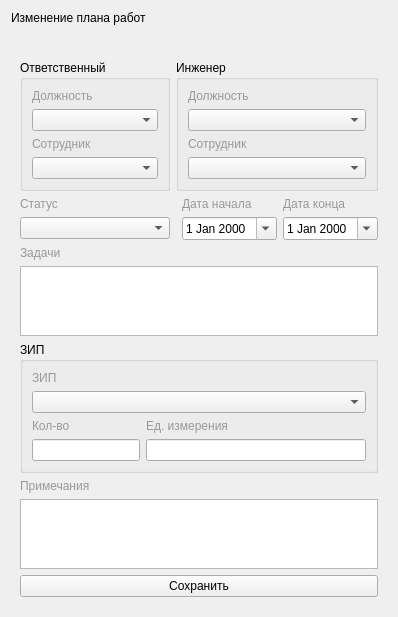
<?xml version="1.0" encoding="UTF-8"?>
<ui version="4.0">
 <class>updateWorkPlanForm</class>
 <widget class="QWidget" name="updateWorkPlanForm">
  <property name="geometry">
   <rect>
    <x>0</x>
    <y>0</y>
    <width>351</width>
    <height>453</height>
   </rect>
  </property>
  <property name="windowTitle">
   <string>Мультивендорная поддержка</string>
  </property>
  <layout class="QVBoxLayout" name="verticalLayout">
   <item>
    <widget class="QLabel" name="label_9">
     <property name="styleSheet">
      <string notr="true">font: 14pt &quot;MS Shell Dlg 2&quot;;</string>
     </property>
     <property name="text">
      <string>Изменение плана работ</string>
     </property>
    </widget>
   </item>
   <item>
    <widget class="QLabel" name="errorLbl">
     <property name="styleSheet">
      <string notr="true">color: rgb(255, 0, 0);</string>
     </property>
     <property name="text">
      <string/>
     </property>
    </widget>
   </item>
   <item>
    <widget class="QWidget" name="widget" native="true">
     <layout class="QGridLayout" name="gridLayout">
      <item row="1" column="2" colspan="3">
       <widget class="QGroupBox" name="groupBox_15">
        <property name="title">
         <string>Инженер </string>
        </property>
        <layout class="QGridLayout" name="gridLayout_21">
         <item row="3" column="1">
          <widget class="QComboBox" name="employeeEngineerBox"/>
         </item>
         <item row="2" column="1">
          <widget class="QLabel" name="label_55">
           <property name="styleSheet">
            <string notr="true">color: rgb(153, 153, 153);</string>
           </property>
           <property name="text">
            <string>Сотрудник</string>
           </property>
          </widget>
         </item>
         <item row="0" column="1">
          <widget class="QLabel" name="label_52">
           <property name="styleSheet">
            <string notr="true">color: rgb(153, 153, 153);</string>
           </property>
           <property name="text">
            <string>Должность</string>
           </property>
          </widget>
         </item>
         <item row="1" column="1">
          <widget class="QComboBox" name="workStatusEngineerBox"/>
         </item>
        </layout>
       </widget>
      </item>
      <item row="1" column="0" colspan="2">
       <widget class="QGroupBox" name="groupBox_14">
        <property name="minimumSize">
         <size>
          <width>150</width>
          <height>0</height>
         </size>
        </property>
        <property name="title">
         <string>Ответственный</string>
        </property>
        <layout class="QGridLayout" name="gridLayout_20">
         <item row="1" column="1">
          <widget class="QComboBox" name="workStatusResponsibleBox"/>
         </item>
         <item row="3" column="1">
          <widget class="QComboBox" name="employeeResponsibleBox"/>
         </item>
         <item row="0" column="1">
          <widget class="QLabel" name="label_49">
           <property name="styleSheet">
            <string notr="true">color: rgb(153, 153, 153);</string>
           </property>
           <property name="text">
            <string>Должность</string>
           </property>
          </widget>
         </item>
         <item row="2" column="1">
          <widget class="QLabel" name="label_50">
           <property name="styleSheet">
            <string notr="true">color: rgb(153, 153, 153);</string>
           </property>
           <property name="text">
            <string>Сотрудник</string>
           </property>
          </widget>
         </item>
        </layout>
       </widget>
      </item>
      <item row="2" column="3">
       <widget class="QLabel" name="label_48">
        <property name="styleSheet">
         <string notr="true">color: rgb(153, 153, 153);</string>
        </property>
        <property name="text">
         <string>Дата начала</string>
        </property>
       </widget>
      </item>
      <item row="2" column="4">
       <widget class="QLabel" name="label_57">
        <property name="styleSheet">
         <string notr="true">color: rgb(153, 153, 153);</string>
        </property>
        <property name="text">
         <string>Дата конца</string>
        </property>
       </widget>
      </item>
      <item row="4" column="3">
       <widget class="QDateEdit" name="startDateEdit">
        <property name="readOnly">
         <bool>false</bool>
        </property>
        <property name="calendarPopup">
         <bool>true</bool>
        </property>
       </widget>
      </item>
      <item row="10" column="0" colspan="5">
       <widget class="QPushButton" name="updateWorkPlanBtn">
        <property name="text">
         <string>Сохранить</string>
        </property>
       </widget>
      </item>
      <item row="4" column="4">
       <widget class="QDateEdit" name="endDateEdit">
        <property name="readOnly">
         <bool>false</bool>
        </property>
        <property name="calendarPopup">
         <bool>true</bool>
        </property>
       </widget>
      </item>
      <item row="9" column="0" colspan="5">
       <widget class="QTextEdit" name="notesTextEdit">
        <property name="readOnly">
         <bool>false</bool>
        </property>
       </widget>
      </item>
      <item row="8" column="0" colspan="2">
       <widget class="QLabel" name="label_2">
        <property name="styleSheet">
         <string notr="true">color: rgb(153, 153, 153);</string>
        </property>
        <property name="text">
         <string>Примечания</string>
        </property>
       </widget>
      </item>
      <item row="6" column="0" colspan="5">
       <widget class="QTextEdit" name="tasksTextEdit">
        <property name="readOnly">
         <bool>false</bool>
        </property>
       </widget>
      </item>
      <item row="5" column="0" colspan="2">
       <widget class="QLabel" name="label">
        <property name="styleSheet">
         <string notr="true">color: rgb(153, 153, 153);</string>
        </property>
        <property name="text">
         <string>Задачи</string>
        </property>
       </widget>
      </item>
      <item row="7" column="0" colspan="5">
       <widget class="QGroupBox" name="groupBox">
        <property name="title">
         <string>ЗИП</string>
        </property>
        <layout class="QGridLayout" name="gridLayout_2">
         <item row="0" column="0">
          <widget class="QLabel" name="label_3">
           <property name="styleSheet">
            <string notr="true">color: rgb(153, 153, 153);</string>
           </property>
           <property name="text">
            <string>ЗИП</string>
           </property>
          </widget>
         </item>
         <item row="1" column="0" colspan="3">
          <widget class="QComboBox" name="zipComboBox"/>
         </item>
         <item row="2" column="2">
          <widget class="QLabel" name="label_8">
           <property name="styleSheet">
            <string notr="true">color: rgb(153, 153, 153);</string>
           </property>
           <property name="text">
            <string>Ед. измерения</string>
           </property>
          </widget>
         </item>
         <item row="2" column="0">
          <widget class="QLabel" name="label_7">
           <property name="styleSheet">
            <string notr="true">color: rgb(153, 153, 153);</string>
           </property>
           <property name="text">
            <string>Кол-во</string>
           </property>
          </widget>
         </item>
         <item row="3" column="2">
          <widget class="QLineEdit" name="unitZipEdit">
           <property name="readOnly">
            <bool>true</bool>
           </property>
          </widget>
         </item>
         <item row="3" column="0" colspan="2">
          <widget class="QLineEdit" name="quantityZipEdit"/>
         </item>
        </layout>
       </widget>
      </item>
      <item row="4" column="0" colspan="2">
       <widget class="QComboBox" name="statusBox"/>
      </item>
      <item row="2" column="0">
       <widget class="QLabel" name="label_47">
        <property name="styleSheet">
         <string notr="true">color: rgb(153, 153, 153);</string>
        </property>
        <property name="text">
         <string>Статус</string>
        </property>
       </widget>
      </item>
     </layout>
    </widget>
   </item>
  </layout>
 </widget>
 <resources/>
 <connections/>
</ui>
